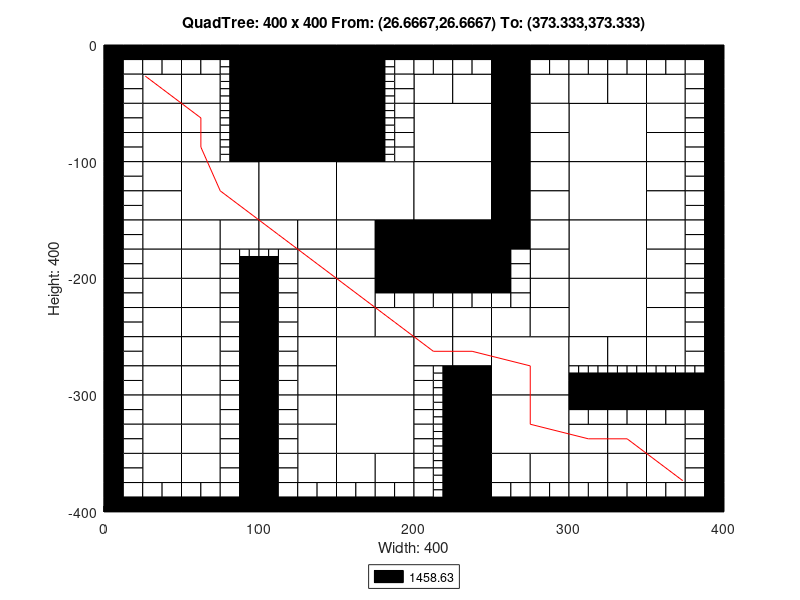

Here is the MATLAB script that generated this plot:
axis([0 400 -400 0]);
title('QuadTree: 400 x 400 From: (26.6667,26.6667) To: (373.333,373.333)');
xlabel('Width: 400');
ylabel('Height: 400');
rectangle('Position',[100 -50 50 50], 'FaceColor',[0 0 0]);
rectangle('Position',[100 -100 50 50], 'FaceColor',[0 0 0]);
rectangle('Position',[50 -150 50 50], 'FaceColor',[1 1 1]);
rectangle('Position',[100 -150 50 50], 'FaceColor',[1 1 1]);
rectangle('Position',[150 -150 50 50], 'FaceColor',[1 1 1]);
rectangle('Position',[200 -100 50 50], 'FaceColor',[1 1 1]);
rectangle('Position',[300 -100 50 50], 'FaceColor',[1 1 1]);
rectangle('Position',[200 -150 50 50], 'FaceColor',[1 1 1]);
rectangle('Position',[200 -200 50 50], 'FaceColor',[0 0 0]);
rectangle('Position',[300 -150 50 50], 'FaceColor',[1 1 1]);
rectangle('Position',[300 -200 50 50], 'FaceColor',[1 1 1]);
rectangle('Position',[150 -300 50 50], 'FaceColor',[1 1 1]);
rectangle('Position',[150 -350 50 50], 'FaceColor',[1 1 1]);
rectangle('Position',[250 -300 50 50], 'FaceColor',[1 1 1]);
rectangle('Position',[300 -250 50 50], 'FaceColor',[1 1 1]);
rectangle('Position',[250 -350 50 50], 'FaceColor',[1 1 1]);
rectangle('Position',[25 -50 25 25], 'FaceColor',[1 1 1]);
rectangle('Position',[50 -50 25 25], 'FaceColor',[1 1 1]);
rectangle('Position',[25 -75 25 25], 'FaceColor',[1 1 1]);
rectangle('Position',[25 -100 25 25], 'FaceColor',[1 1 1]);
rectangle('Position',[50 -75 25 25], 'FaceColor',[1 1 1]);
rectangle('Position',[50 -100 25 25], 'FaceColor',[1 1 1]);
rectangle('Position',[150 -25 25 25], 'FaceColor',[0 0 0]);
rectangle('Position',[150 -50 25 25], 'FaceColor',[0 0 0]);
rectangle('Position',[150 -75 25 25], 'FaceColor',[0 0 0]);
rectangle('Position',[150 -100 25 25], 'FaceColor',[0 0 0]);
rectangle('Position',[25 -125 25 25], 'FaceColor',[1 1 1]);
rectangle('Position',[25 -150 25 25], 'FaceColor',[1 1 1]);
rectangle('Position',[25 -175 25 25], 'FaceColor',[1 1 1]);
rectangle('Position',[25 -200 25 25], 'FaceColor',[1 1 1]);
rectangle('Position',[50 -175 25 25], 'FaceColor',[1 1 1]);
rectangle('Position',[75 -175 25 25], 'FaceColor',[1 1 1]);
rectangle('Position',[50 -200 25 25], 'FaceColor',[1 1 1]);
rectangle('Position',[100 -175 25 25], 'FaceColor',[1 1 1]);
rectangle('Position',[125 -175 25 25], 'FaceColor',[1 1 1]);
rectangle('Position',[125 -200 25 25], 'FaceColor',[1 1 1]);
rectangle('Position',[150 -175 25 25], 'FaceColor',[1 1 1]);
rectangle('Position',[175 -175 25 25], 'FaceColor',[0 0 0]);
rectangle('Position',[150 -200 25 25], 'FaceColor',[1 1 1]);
rectangle('Position',[175 -200 25 25], 'FaceColor',[0 0 0]);
rectangle('Position',[200 -50 25 25], 'FaceColor',[1 1 1]);
rectangle('Position',[225 -50 25 25], 'FaceColor',[1 1 1]);
rectangle('Position',[250 -25 25 25], 'FaceColor',[0 0 0]);
rectangle('Position',[250 -50 25 25], 'FaceColor',[0 0 0]);
rectangle('Position',[275 -50 25 25], 'FaceColor',[1 1 1]);
rectangle('Position',[250 -75 25 25], 'FaceColor',[0 0 0]);
rectangle('Position',[275 -75 25 25], 'FaceColor',[1 1 1]);
rectangle('Position',[250 -100 25 25], 'FaceColor',[0 0 0]);
rectangle('Position',[275 -100 25 25], 'FaceColor',[1 1 1]);
rectangle('Position',[300 -50 25 25], 'FaceColor',[1 1 1]);
rectangle('Position',[325 -50 25 25], 'FaceColor',[1 1 1]);
rectangle('Position',[350 -50 25 25], 'FaceColor',[1 1 1]);
rectangle('Position',[350 -75 25 25], 'FaceColor',[1 1 1]);
rectangle('Position',[350 -100 25 25], 'FaceColor',[1 1 1]);
rectangle('Position',[250 -125 25 25], 'FaceColor',[0 0 0]);
rectangle('Position',[275 -125 25 25], 'FaceColor',[1 1 1]);
rectangle('Position',[250 -150 25 25], 'FaceColor',[0 0 0]);
rectangle('Position',[275 -150 25 25], 'FaceColor',[1 1 1]);
rectangle('Position',[250 -175 25 25], 'FaceColor',[0 0 0]);
rectangle('Position',[275 -175 25 25], 'FaceColor',[1 1 1]);
rectangle('Position',[275 -200 25 25], 'FaceColor',[1 1 1]);
rectangle('Position',[350 -125 25 25], 'FaceColor',[1 1 1]);
rectangle('Position',[350 -150 25 25], 'FaceColor',[1 1 1]);
rectangle('Position',[350 -175 25 25], 'FaceColor',[1 1 1]);
rectangle('Position',[350 -200 25 25], 'FaceColor',[1 1 1]);
rectangle('Position',[25 -225 25 25], 'FaceColor',[1 1 1]);
rectangle('Position',[25 -250 25 25], 'FaceColor',[1 1 1]);
rectangle('Position',[50 -225 25 25], 'FaceColor',[1 1 1]);
rectangle('Position',[50 -250 25 25], 'FaceColor',[1 1 1]);
rectangle('Position',[25 -275 25 25], 'FaceColor',[1 1 1]);
rectangle('Position',[25 -300 25 25], 'FaceColor',[1 1 1]);
rectangle('Position',[50 -275 25 25], 'FaceColor',[1 1 1]);
rectangle('Position',[50 -300 25 25], 'FaceColor',[1 1 1]);
rectangle('Position',[125 -225 25 25], 'FaceColor',[1 1 1]);
rectangle('Position',[125 -250 25 25], 'FaceColor',[1 1 1]);
rectangle('Position',[150 -225 25 25], 'FaceColor',[1 1 1]);
rectangle('Position',[150 -250 25 25], 'FaceColor',[1 1 1]);
rectangle('Position',[175 -250 25 25], 'FaceColor',[1 1 1]);
rectangle('Position',[125 -275 25 25], 'FaceColor',[1 1 1]);
rectangle('Position',[125 -300 25 25], 'FaceColor',[1 1 1]);
rectangle('Position',[25 -325 25 25], 'FaceColor',[1 1 1]);
rectangle('Position',[25 -350 25 25], 'FaceColor',[1 1 1]);
rectangle('Position',[50 -325 25 25], 'FaceColor',[1 1 1]);
rectangle('Position',[50 -350 25 25], 'FaceColor',[1 1 1]);
rectangle('Position',[25 -375 25 25], 'FaceColor',[1 1 1]);
rectangle('Position',[50 -375 25 25], 'FaceColor',[1 1 1]);
rectangle('Position',[125 -325 25 25], 'FaceColor',[1 1 1]);
rectangle('Position',[125 -350 25 25], 'FaceColor',[1 1 1]);
rectangle('Position',[125 -375 25 25], 'FaceColor',[1 1 1]);
rectangle('Position',[150 -375 25 25], 'FaceColor',[1 1 1]);
rectangle('Position',[175 -375 25 25], 'FaceColor',[1 1 1]);
rectangle('Position',[200 -250 25 25], 'FaceColor',[1 1 1]);
rectangle('Position',[225 -250 25 25], 'FaceColor',[1 1 1]);
rectangle('Position',[275 -225 25 25], 'FaceColor',[1 1 1]);
rectangle('Position',[250 -250 25 25], 'FaceColor',[1 1 1]);
rectangle('Position',[275 -250 25 25], 'FaceColor',[1 1 1]);
rectangle('Position',[200 -275 25 25], 'FaceColor',[1 1 1]);
rectangle('Position',[225 -275 25 25], 'FaceColor',[1 1 1]);
rectangle('Position',[225 -300 25 25], 'FaceColor',[0 0 0]);
rectangle('Position',[350 -225 25 25], 'FaceColor',[1 1 1]);
rectangle('Position',[350 -250 25 25], 'FaceColor',[1 1 1]);
rectangle('Position',[300 -275 25 25], 'FaceColor',[1 1 1]);
rectangle('Position',[325 -275 25 25], 'FaceColor',[1 1 1]);
rectangle('Position',[350 -275 25 25], 'FaceColor',[1 1 1]);
rectangle('Position',[225 -325 25 25], 'FaceColor',[0 0 0]);
rectangle('Position',[225 -350 25 25], 'FaceColor',[0 0 0]);
rectangle('Position',[225 -375 25 25], 'FaceColor',[0 0 0]);
rectangle('Position',[225 -400 25 25], 'FaceColor',[0 0 0]);
rectangle('Position',[250 -375 25 25], 'FaceColor',[1 1 1]);
rectangle('Position',[275 -375 25 25], 'FaceColor',[1 1 1]);
rectangle('Position',[300 -350 25 25], 'FaceColor',[1 1 1]);
rectangle('Position',[325 -350 25 25], 'FaceColor',[1 1 1]);
rectangle('Position',[350 -350 25 25], 'FaceColor',[1 1 1]);
rectangle('Position',[300 -375 25 25], 'FaceColor',[1 1 1]);
rectangle('Position',[325 -375 25 25], 'FaceColor',[1 1 1]);
rectangle('Position',[350 -375 25 25], 'FaceColor',[1 1 1]);
rectangle('Position',[0 -12.5 12.5 12.5], 'FaceColor',[0 0 0]);
rectangle('Position',[12.5 -12.5 12.5 12.5], 'FaceColor',[0 0 0]);
rectangle('Position',[0 -25 12.5 12.5], 'FaceColor',[0 0 0]);
rectangle('Position',[12.5 -25 12.5 12.5], 'FaceColor',[1 1 1]);
rectangle('Position',[25 -12.5 12.5 12.5], 'FaceColor',[0 0 0]);
rectangle('Position',[37.5 -12.5 12.5 12.5], 'FaceColor',[0 0 0]);
rectangle('Position',[25 -25 12.5 12.5], 'FaceColor',[1 1 1]);
rectangle('Position',[37.5 -25 12.5 12.5], 'FaceColor',[1 1 1]);
rectangle('Position',[0 -37.5 12.5 12.5], 'FaceColor',[0 0 0]);
rectangle('Position',[12.5 -37.5 12.5 12.5], 'FaceColor',[1 1 1]);
rectangle('Position',[0 -50 12.5 12.5], 'FaceColor',[0 0 0]);
rectangle('Position',[12.5 -50 12.5 12.5], 'FaceColor',[1 1 1]);
rectangle('Position',[50 -12.5 12.5 12.5], 'FaceColor',[0 0 0]);
rectangle('Position',[62.5 -12.5 12.5 12.5], 'FaceColor',[0 0 0]);
rectangle('Position',[50 -25 12.5 12.5], 'FaceColor',[1 1 1]);
rectangle('Position',[62.5 -25 12.5 12.5], 'FaceColor',[1 1 1]);
rectangle('Position',[75 -12.5 12.5 12.5], 'FaceColor',[0 0 0]);
rectangle('Position',[87.5 -12.5 12.5 12.5], 'FaceColor',[0 0 0]);
rectangle('Position',[87.5 -25 12.5 12.5], 'FaceColor',[0 0 0]);
rectangle('Position',[87.5 -37.5 12.5 12.5], 'FaceColor',[0 0 0]);
rectangle('Position',[87.5 -50 12.5 12.5], 'FaceColor',[0 0 0]);
rectangle('Position',[0 -62.5 12.5 12.5], 'FaceColor',[0 0 0]);
rectangle('Position',[12.5 -62.5 12.5 12.5], 'FaceColor',[1 1 1]);
rectangle('Position',[0 -75 12.5 12.5], 'FaceColor',[0 0 0]);
rectangle('Position',[12.5 -75 12.5 12.5], 'FaceColor',[1 1 1]);
rectangle('Position',[0 -87.5 12.5 12.5], 'FaceColor',[0 0 0]);
rectangle('Position',[12.5 -87.5 12.5 12.5], 'FaceColor',[1 1 1]);
rectangle('Position',[0 -100 12.5 12.5], 'FaceColor',[0 0 0]);
rectangle('Position',[12.5 -100 12.5 12.5], 'FaceColor',[1 1 1]);
rectangle('Position',[87.5 -62.5 12.5 12.5], 'FaceColor',[0 0 0]);
rectangle('Position',[87.5 -75 12.5 12.5], 'FaceColor',[0 0 0]);
rectangle('Position',[87.5 -87.5 12.5 12.5], 'FaceColor',[0 0 0]);
rectangle('Position',[87.5 -100 12.5 12.5], 'FaceColor',[0 0 0]);
rectangle('Position',[175 -12.5 12.5 12.5], 'FaceColor',[0 0 0]);
rectangle('Position',[187.5 -12.5 12.5 12.5], 'FaceColor',[0 0 0]);
rectangle('Position',[187.5 -25 12.5 12.5], 'FaceColor',[1 1 1]);
rectangle('Position',[187.5 -37.5 12.5 12.5], 'FaceColor',[1 1 1]);
rectangle('Position',[187.5 -50 12.5 12.5], 'FaceColor',[1 1 1]);
rectangle('Position',[187.5 -62.5 12.5 12.5], 'FaceColor',[1 1 1]);
rectangle('Position',[187.5 -75 12.5 12.5], 'FaceColor',[1 1 1]);
rectangle('Position',[187.5 -87.5 12.5 12.5], 'FaceColor',[1 1 1]);
rectangle('Position',[187.5 -100 12.5 12.5], 'FaceColor',[1 1 1]);
rectangle('Position',[0 -112.5 12.5 12.5], 'FaceColor',[0 0 0]);
rectangle('Position',[12.5 -112.5 12.5 12.5], 'FaceColor',[1 1 1]);
rectangle('Position',[0 -125 12.5 12.5], 'FaceColor',[0 0 0]);
rectangle('Position',[12.5 -125 12.5 12.5], 'FaceColor',[1 1 1]);
rectangle('Position',[0 -137.5 12.5 12.5], 'FaceColor',[0 0 0]);
rectangle('Position',[12.5 -137.5 12.5 12.5], 'FaceColor',[1 1 1]);
rectangle('Position',[0 -150 12.5 12.5], 'FaceColor',[0 0 0]);
rectangle('Position',[12.5 -150 12.5 12.5], 'FaceColor',[1 1 1]);
rectangle('Position',[0 -162.5 12.5 12.5], 'FaceColor',[0 0 0]);
rectangle('Position',[12.5 -162.5 12.5 12.5], 'FaceColor',[1 1 1]);
rectangle('Position',[0 -175 12.5 12.5], 'FaceColor',[0 0 0]);
rectangle('Position',[12.5 -175 12.5 12.5], 'FaceColor',[1 1 1]);
rectangle('Position',[0 -187.5 12.5 12.5], 'FaceColor',[0 0 0]);
rectangle('Position',[12.5 -187.5 12.5 12.5], 'FaceColor',[1 1 1]);
rectangle('Position',[0 -200 12.5 12.5], 'FaceColor',[0 0 0]);
rectangle('Position',[12.5 -200 12.5 12.5], 'FaceColor',[1 1 1]);
rectangle('Position',[75 -187.5 12.5 12.5], 'FaceColor',[1 1 1]);
rectangle('Position',[75 -200 12.5 12.5], 'FaceColor',[1 1 1]);
rectangle('Position',[87.5 -200 12.5 12.5], 'FaceColor',[0 0 0]);
rectangle('Position',[112.5 -187.5 12.5 12.5], 'FaceColor',[1 1 1]);
rectangle('Position',[100 -200 12.5 12.5], 'FaceColor',[0 0 0]);
rectangle('Position',[112.5 -200 12.5 12.5], 'FaceColor',[1 1 1]);
rectangle('Position',[200 -12.5 12.5 12.5], 'FaceColor',[0 0 0]);
rectangle('Position',[212.5 -12.5 12.5 12.5], 'FaceColor',[0 0 0]);
rectangle('Position',[200 -25 12.5 12.5], 'FaceColor',[1 1 1]);
rectangle('Position',[212.5 -25 12.5 12.5], 'FaceColor',[1 1 1]);
rectangle('Position',[225 -12.5 12.5 12.5], 'FaceColor',[0 0 0]);
rectangle('Position',[237.5 -12.5 12.5 12.5], 'FaceColor',[0 0 0]);
rectangle('Position',[225 -25 12.5 12.5], 'FaceColor',[1 1 1]);
rectangle('Position',[237.5 -25 12.5 12.5], 'FaceColor',[1 1 1]);
rectangle('Position',[275 -12.5 12.5 12.5], 'FaceColor',[0 0 0]);
rectangle('Position',[287.5 -12.5 12.5 12.5], 'FaceColor',[0 0 0]);
rectangle('Position',[275 -25 12.5 12.5], 'FaceColor',[1 1 1]);
rectangle('Position',[287.5 -25 12.5 12.5], 'FaceColor',[1 1 1]);
rectangle('Position',[300 -12.5 12.5 12.5], 'FaceColor',[0 0 0]);
rectangle('Position',[312.5 -12.5 12.5 12.5], 'FaceColor',[0 0 0]);
rectangle('Position',[300 -25 12.5 12.5], 'FaceColor',[1 1 1]);
rectangle('Position',[312.5 -25 12.5 12.5], 'FaceColor',[1 1 1]);
rectangle('Position',[325 -12.5 12.5 12.5], 'FaceColor',[0 0 0]);
rectangle('Position',[337.5 -12.5 12.5 12.5], 'FaceColor',[0 0 0]);
rectangle('Position',[325 -25 12.5 12.5], 'FaceColor',[1 1 1]);
rectangle('Position',[337.5 -25 12.5 12.5], 'FaceColor',[1 1 1]);
rectangle('Position',[350 -12.5 12.5 12.5], 'FaceColor',[0 0 0]);
rectangle('Position',[362.5 -12.5 12.5 12.5], 'FaceColor',[0 0 0]);
rectangle('Position',[350 -25 12.5 12.5], 'FaceColor',[1 1 1]);
rectangle('Position',[362.5 -25 12.5 12.5], 'FaceColor',[1 1 1]);
rectangle('Position',[375 -12.5 12.5 12.5], 'FaceColor',[0 0 0]);
rectangle('Position',[387.5 -12.5 12.5 12.5], 'FaceColor',[0 0 0]);
rectangle('Position',[375 -25 12.5 12.5], 'FaceColor',[1 1 1]);
rectangle('Position',[387.5 -25 12.5 12.5], 'FaceColor',[0 0 0]);
rectangle('Position',[375 -37.5 12.5 12.5], 'FaceColor',[1 1 1]);
rectangle('Position',[387.5 -37.5 12.5 12.5], 'FaceColor',[0 0 0]);
rectangle('Position',[375 -50 12.5 12.5], 'FaceColor',[1 1 1]);
rectangle('Position',[387.5 -50 12.5 12.5], 'FaceColor',[0 0 0]);
rectangle('Position',[375 -62.5 12.5 12.5], 'FaceColor',[1 1 1]);
rectangle('Position',[387.5 -62.5 12.5 12.5], 'FaceColor',[0 0 0]);
rectangle('Position',[375 -75 12.5 12.5], 'FaceColor',[1 1 1]);
rectangle('Position',[387.5 -75 12.5 12.5], 'FaceColor',[0 0 0]);
rectangle('Position',[375 -87.5 12.5 12.5], 'FaceColor',[1 1 1]);
rectangle('Position',[387.5 -87.5 12.5 12.5], 'FaceColor',[0 0 0]);
rectangle('Position',[375 -100 12.5 12.5], 'FaceColor',[1 1 1]);
rectangle('Position',[387.5 -100 12.5 12.5], 'FaceColor',[0 0 0]);
rectangle('Position',[250 -187.5 12.5 12.5], 'FaceColor',[0 0 0]);
rectangle('Position',[262.5 -187.5 12.5 12.5], 'FaceColor',[1 1 1]);
rectangle('Position',[250 -200 12.5 12.5], 'FaceColor',[0 0 0]);
rectangle('Position',[262.5 -200 12.5 12.5], 'FaceColor',[1 1 1]);
rectangle('Position',[375 -112.5 12.5 12.5], 'FaceColor',[1 1 1]);
rectangle('Position',[387.5 -112.5 12.5 12.5], 'FaceColor',[0 0 0]);
rectangle('Position',[375 -125 12.5 12.5], 'FaceColor',[1 1 1]);
rectangle('Position',[387.5 -125 12.5 12.5], 'FaceColor',[0 0 0]);
rectangle('Position',[375 -137.5 12.5 12.5], 'FaceColor',[1 1 1]);
rectangle('Position',[387.5 -137.5 12.5 12.5], 'FaceColor',[0 0 0]);
rectangle('Position',[375 -150 12.5 12.5], 'FaceColor',[1 1 1]);
rectangle('Position',[387.5 -150 12.5 12.5], 'FaceColor',[0 0 0]);
rectangle('Position',[375 -162.5 12.5 12.5], 'FaceColor',[1 1 1]);
rectangle('Position',[387.5 -162.5 12.5 12.5], 'FaceColor',[0 0 0]);
rectangle('Position',[375 -175 12.5 12.5], 'FaceColor',[1 1 1]);
rectangle('Position',[387.5 -175 12.5 12.5], 'FaceColor',[0 0 0]);
rectangle('Position',[375 -187.5 12.5 12.5], 'FaceColor',[1 1 1]);
rectangle('Position',[387.5 -187.5 12.5 12.5], 'FaceColor',[0 0 0]);
rectangle('Position',[375 -200 12.5 12.5], 'FaceColor',[1 1 1]);
rectangle('Position',[387.5 -200 12.5 12.5], 'FaceColor',[0 0 0]);
rectangle('Position',[0 -212.5 12.5 12.5], 'FaceColor',[0 0 0]);
rectangle('Position',[12.5 -212.5 12.5 12.5], 'FaceColor',[1 1 1]);
rectangle('Position',[0 -225 12.5 12.5], 'FaceColor',[0 0 0]);
rectangle('Position',[12.5 -225 12.5 12.5], 'FaceColor',[1 1 1]);
rectangle('Position',[0 -237.5 12.5 12.5], 'FaceColor',[0 0 0]);
rectangle('Position',[12.5 -237.5 12.5 12.5], 'FaceColor',[1 1 1]);
rectangle('Position',[0 -250 12.5 12.5], 'FaceColor',[0 0 0]);
rectangle('Position',[12.5 -250 12.5 12.5], 'FaceColor',[1 1 1]);
rectangle('Position',[75 -212.5 12.5 12.5], 'FaceColor',[1 1 1]);
rectangle('Position',[87.5 -212.5 12.5 12.5], 'FaceColor',[0 0 0]);
rectangle('Position',[75 -225 12.5 12.5], 'FaceColor',[1 1 1]);
rectangle('Position',[87.5 -225 12.5 12.5], 'FaceColor',[0 0 0]);
rectangle('Position',[75 -237.5 12.5 12.5], 'FaceColor',[1 1 1]);
rectangle('Position',[87.5 -237.5 12.5 12.5], 'FaceColor',[0 0 0]);
rectangle('Position',[75 -250 12.5 12.5], 'FaceColor',[1 1 1]);
rectangle('Position',[87.5 -250 12.5 12.5], 'FaceColor',[0 0 0]);
rectangle('Position',[0 -262.5 12.5 12.5], 'FaceColor',[0 0 0]);
rectangle('Position',[12.5 -262.5 12.5 12.5], 'FaceColor',[1 1 1]);
rectangle('Position',[0 -275 12.5 12.5], 'FaceColor',[0 0 0]);
rectangle('Position',[12.5 -275 12.5 12.5], 'FaceColor',[1 1 1]);
rectangle('Position',[0 -287.5 12.5 12.5], 'FaceColor',[0 0 0]);
rectangle('Position',[12.5 -287.5 12.5 12.5], 'FaceColor',[1 1 1]);
rectangle('Position',[0 -300 12.5 12.5], 'FaceColor',[0 0 0]);
rectangle('Position',[12.5 -300 12.5 12.5], 'FaceColor',[1 1 1]);
rectangle('Position',[75 -262.5 12.5 12.5], 'FaceColor',[1 1 1]);
rectangle('Position',[87.5 -262.5 12.5 12.5], 'FaceColor',[0 0 0]);
rectangle('Position',[75 -275 12.5 12.5], 'FaceColor',[1 1 1]);
rectangle('Position',[87.5 -275 12.5 12.5], 'FaceColor',[0 0 0]);
rectangle('Position',[75 -287.5 12.5 12.5], 'FaceColor',[1 1 1]);
rectangle('Position',[87.5 -287.5 12.5 12.5], 'FaceColor',[0 0 0]);
rectangle('Position',[75 -300 12.5 12.5], 'FaceColor',[1 1 1]);
rectangle('Position',[87.5 -300 12.5 12.5], 'FaceColor',[0 0 0]);
rectangle('Position',[100 -212.5 12.5 12.5], 'FaceColor',[0 0 0]);
rectangle('Position',[112.5 -212.5 12.5 12.5], 'FaceColor',[1 1 1]);
rectangle('Position',[100 -225 12.5 12.5], 'FaceColor',[0 0 0]);
rectangle('Position',[112.5 -225 12.5 12.5], 'FaceColor',[1 1 1]);
rectangle('Position',[100 -237.5 12.5 12.5], 'FaceColor',[0 0 0]);
rectangle('Position',[112.5 -237.5 12.5 12.5], 'FaceColor',[1 1 1]);
rectangle('Position',[100 -250 12.5 12.5], 'FaceColor',[0 0 0]);
rectangle('Position',[112.5 -250 12.5 12.5], 'FaceColor',[1 1 1]);
rectangle('Position',[175 -212.5 12.5 12.5], 'FaceColor',[0 0 0]);
rectangle('Position',[187.5 -212.5 12.5 12.5], 'FaceColor',[0 0 0]);
rectangle('Position',[175 -225 12.5 12.5], 'FaceColor',[1 1 1]);
rectangle('Position',[187.5 -225 12.5 12.5], 'FaceColor',[1 1 1]);
rectangle('Position',[100 -262.5 12.5 12.5], 'FaceColor',[0 0 0]);
rectangle('Position',[112.5 -262.5 12.5 12.5], 'FaceColor',[1 1 1]);
rectangle('Position',[100 -275 12.5 12.5], 'FaceColor',[0 0 0]);
rectangle('Position',[112.5 -275 12.5 12.5], 'FaceColor',[1 1 1]);
rectangle('Position',[100 -287.5 12.5 12.5], 'FaceColor',[0 0 0]);
rectangle('Position',[112.5 -287.5 12.5 12.5], 'FaceColor',[1 1 1]);
rectangle('Position',[100 -300 12.5 12.5], 'FaceColor',[0 0 0]);
rectangle('Position',[112.5 -300 12.5 12.5], 'FaceColor',[1 1 1]);
rectangle('Position',[0 -312.5 12.5 12.5], 'FaceColor',[0 0 0]);
rectangle('Position',[12.5 -312.5 12.5 12.5], 'FaceColor',[1 1 1]);
rectangle('Position',[0 -325 12.5 12.5], 'FaceColor',[0 0 0]);
rectangle('Position',[12.5 -325 12.5 12.5], 'FaceColor',[1 1 1]);
rectangle('Position',[0 -337.5 12.5 12.5], 'FaceColor',[0 0 0]);
rectangle('Position',[12.5 -337.5 12.5 12.5], 'FaceColor',[1 1 1]);
rectangle('Position',[0 -350 12.5 12.5], 'FaceColor',[0 0 0]);
rectangle('Position',[12.5 -350 12.5 12.5], 'FaceColor',[1 1 1]);
rectangle('Position',[75 -312.5 12.5 12.5], 'FaceColor',[1 1 1]);
rectangle('Position',[87.5 -312.5 12.5 12.5], 'FaceColor',[0 0 0]);
rectangle('Position',[75 -325 12.5 12.5], 'FaceColor',[1 1 1]);
rectangle('Position',[87.5 -325 12.5 12.5], 'FaceColor',[0 0 0]);
rectangle('Position',[75 -337.5 12.5 12.5], 'FaceColor',[1 1 1]);
rectangle('Position',[87.5 -337.5 12.5 12.5], 'FaceColor',[0 0 0]);
rectangle('Position',[75 -350 12.5 12.5], 'FaceColor',[1 1 1]);
rectangle('Position',[87.5 -350 12.5 12.5], 'FaceColor',[0 0 0]);
rectangle('Position',[0 -362.5 12.5 12.5], 'FaceColor',[0 0 0]);
rectangle('Position',[12.5 -362.5 12.5 12.5], 'FaceColor',[1 1 1]);
rectangle('Position',[0 -375 12.5 12.5], 'FaceColor',[0 0 0]);
rectangle('Position',[12.5 -375 12.5 12.5], 'FaceColor',[1 1 1]);
rectangle('Position',[0 -387.5 12.5 12.5], 'FaceColor',[0 0 0]);
rectangle('Position',[12.5 -387.5 12.5 12.5], 'FaceColor',[1 1 1]);
rectangle('Position',[0 -400 12.5 12.5], 'FaceColor',[0 0 0]);
rectangle('Position',[12.5 -400 12.5 12.5], 'FaceColor',[0 0 0]);
rectangle('Position',[25 -387.5 12.5 12.5], 'FaceColor',[1 1 1]);
rectangle('Position',[37.5 -387.5 12.5 12.5], 'FaceColor',[1 1 1]);
rectangle('Position',[25 -400 12.5 12.5], 'FaceColor',[0 0 0]);
rectangle('Position',[37.5 -400 12.5 12.5], 'FaceColor',[0 0 0]);
rectangle('Position',[75 -362.5 12.5 12.5], 'FaceColor',[1 1 1]);
rectangle('Position',[87.5 -362.5 12.5 12.5], 'FaceColor',[0 0 0]);
rectangle('Position',[75 -375 12.5 12.5], 'FaceColor',[1 1 1]);
rectangle('Position',[87.5 -375 12.5 12.5], 'FaceColor',[0 0 0]);
rectangle('Position',[50 -387.5 12.5 12.5], 'FaceColor',[1 1 1]);
rectangle('Position',[62.5 -387.5 12.5 12.5], 'FaceColor',[1 1 1]);
rectangle('Position',[50 -400 12.5 12.5], 'FaceColor',[0 0 0]);
rectangle('Position',[62.5 -400 12.5 12.5], 'FaceColor',[0 0 0]);
rectangle('Position',[75 -387.5 12.5 12.5], 'FaceColor',[1 1 1]);
rectangle('Position',[87.5 -387.5 12.5 12.5], 'FaceColor',[0 0 0]);
rectangle('Position',[75 -400 12.5 12.5], 'FaceColor',[0 0 0]);
rectangle('Position',[87.5 -400 12.5 12.5], 'FaceColor',[0 0 0]);
rectangle('Position',[100 -312.5 12.5 12.5], 'FaceColor',[0 0 0]);
rectangle('Position',[112.5 -312.5 12.5 12.5], 'FaceColor',[1 1 1]);
rectangle('Position',[100 -325 12.5 12.5], 'FaceColor',[0 0 0]);
rectangle('Position',[112.5 -325 12.5 12.5], 'FaceColor',[1 1 1]);
rectangle('Position',[100 -337.5 12.5 12.5], 'FaceColor',[0 0 0]);
rectangle('Position',[112.5 -337.5 12.5 12.5], 'FaceColor',[1 1 1]);
rectangle('Position',[100 -350 12.5 12.5], 'FaceColor',[0 0 0]);
rectangle('Position',[112.5 -350 12.5 12.5], 'FaceColor',[1 1 1]);
rectangle('Position',[100 -362.5 12.5 12.5], 'FaceColor',[0 0 0]);
rectangle('Position',[112.5 -362.5 12.5 12.5], 'FaceColor',[1 1 1]);
rectangle('Position',[100 -375 12.5 12.5], 'FaceColor',[0 0 0]);
rectangle('Position',[112.5 -375 12.5 12.5], 'FaceColor',[1 1 1]);
rectangle('Position',[100 -387.5 12.5 12.5], 'FaceColor',[0 0 0]);
rectangle('Position',[112.5 -387.5 12.5 12.5], 'FaceColor',[1 1 1]);
rectangle('Position',[100 -400 12.5 12.5], 'FaceColor',[0 0 0]);
rectangle('Position',[112.5 -400 12.5 12.5], 'FaceColor',[0 0 0]);
rectangle('Position',[125 -387.5 12.5 12.5], 'FaceColor',[1 1 1]);
rectangle('Position',[137.5 -387.5 12.5 12.5], 'FaceColor',[1 1 1]);
rectangle('Position',[125 -400 12.5 12.5], 'FaceColor',[0 0 0]);
rectangle('Position',[137.5 -400 12.5 12.5], 'FaceColor',[0 0 0]);
rectangle('Position',[150 -387.5 12.5 12.5], 'FaceColor',[1 1 1]);
rectangle('Position',[162.5 -387.5 12.5 12.5], 'FaceColor',[1 1 1]);
rectangle('Position',[150 -400 12.5 12.5], 'FaceColor',[0 0 0]);
rectangle('Position',[162.5 -400 12.5 12.5], 'FaceColor',[0 0 0]);
rectangle('Position',[175 -387.5 12.5 12.5], 'FaceColor',[1 1 1]);
rectangle('Position',[187.5 -387.5 12.5 12.5], 'FaceColor',[1 1 1]);
rectangle('Position',[175 -400 12.5 12.5], 'FaceColor',[0 0 0]);
rectangle('Position',[187.5 -400 12.5 12.5], 'FaceColor',[0 0 0]);
rectangle('Position',[200 -212.5 12.5 12.5], 'FaceColor',[0 0 0]);
rectangle('Position',[212.5 -212.5 12.5 12.5], 'FaceColor',[0 0 0]);
rectangle('Position',[200 -225 12.5 12.5], 'FaceColor',[1 1 1]);
rectangle('Position',[212.5 -225 12.5 12.5], 'FaceColor',[1 1 1]);
rectangle('Position',[225 -212.5 12.5 12.5], 'FaceColor',[0 0 0]);
rectangle('Position',[237.5 -212.5 12.5 12.5], 'FaceColor',[0 0 0]);
rectangle('Position',[225 -225 12.5 12.5], 'FaceColor',[1 1 1]);
rectangle('Position',[237.5 -225 12.5 12.5], 'FaceColor',[1 1 1]);
rectangle('Position',[250 -212.5 12.5 12.5], 'FaceColor',[0 0 0]);
rectangle('Position',[262.5 -212.5 12.5 12.5], 'FaceColor',[1 1 1]);
rectangle('Position',[250 -225 12.5 12.5], 'FaceColor',[1 1 1]);
rectangle('Position',[262.5 -225 12.5 12.5], 'FaceColor',[1 1 1]);
rectangle('Position',[200 -287.5 12.5 12.5], 'FaceColor',[1 1 1]);
rectangle('Position',[200 -300 12.5 12.5], 'FaceColor',[1 1 1]);
rectangle('Position',[375 -212.5 12.5 12.5], 'FaceColor',[1 1 1]);
rectangle('Position',[387.5 -212.5 12.5 12.5], 'FaceColor',[0 0 0]);
rectangle('Position',[375 -225 12.5 12.5], 'FaceColor',[1 1 1]);
rectangle('Position',[387.5 -225 12.5 12.5], 'FaceColor',[0 0 0]);
rectangle('Position',[375 -237.5 12.5 12.5], 'FaceColor',[1 1 1]);
rectangle('Position',[387.5 -237.5 12.5 12.5], 'FaceColor',[0 0 0]);
rectangle('Position',[375 -250 12.5 12.5], 'FaceColor',[1 1 1]);
rectangle('Position',[387.5 -250 12.5 12.5], 'FaceColor',[0 0 0]);
rectangle('Position',[300 -300 12.5 12.5], 'FaceColor',[0 0 0]);
rectangle('Position',[312.5 -300 12.5 12.5], 'FaceColor',[0 0 0]);
rectangle('Position',[325 -300 12.5 12.5], 'FaceColor',[0 0 0]);
rectangle('Position',[337.5 -300 12.5 12.5], 'FaceColor',[0 0 0]);
rectangle('Position',[375 -262.5 12.5 12.5], 'FaceColor',[1 1 1]);
rectangle('Position',[387.5 -262.5 12.5 12.5], 'FaceColor',[0 0 0]);
rectangle('Position',[375 -275 12.5 12.5], 'FaceColor',[1 1 1]);
rectangle('Position',[387.5 -275 12.5 12.5], 'FaceColor',[0 0 0]);
rectangle('Position',[350 -300 12.5 12.5], 'FaceColor',[0 0 0]);
rectangle('Position',[362.5 -300 12.5 12.5], 'FaceColor',[0 0 0]);
rectangle('Position',[387.5 -287.5 12.5 12.5], 'FaceColor',[0 0 0]);
rectangle('Position',[375 -300 12.5 12.5], 'FaceColor',[0 0 0]);
rectangle('Position',[387.5 -300 12.5 12.5], 'FaceColor',[0 0 0]);
rectangle('Position',[200 -312.5 12.5 12.5], 'FaceColor',[1 1 1]);
rectangle('Position',[200 -325 12.5 12.5], 'FaceColor',[1 1 1]);
rectangle('Position',[200 -337.5 12.5 12.5], 'FaceColor',[1 1 1]);
rectangle('Position',[200 -350 12.5 12.5], 'FaceColor',[1 1 1]);
rectangle('Position',[200 -362.5 12.5 12.5], 'FaceColor',[1 1 1]);
rectangle('Position',[200 -375 12.5 12.5], 'FaceColor',[1 1 1]);
rectangle('Position',[200 -387.5 12.5 12.5], 'FaceColor',[1 1 1]);
rectangle('Position',[200 -400 12.5 12.5], 'FaceColor',[0 0 0]);
rectangle('Position',[212.5 -400 12.5 12.5], 'FaceColor',[0 0 0]);
rectangle('Position',[250 -387.5 12.5 12.5], 'FaceColor',[1 1 1]);
rectangle('Position',[262.5 -387.5 12.5 12.5], 'FaceColor',[1 1 1]);
rectangle('Position',[250 -400 12.5 12.5], 'FaceColor',[0 0 0]);
rectangle('Position',[262.5 -400 12.5 12.5], 'FaceColor',[0 0 0]);
rectangle('Position',[275 -387.5 12.5 12.5], 'FaceColor',[1 1 1]);
rectangle('Position',[287.5 -387.5 12.5 12.5], 'FaceColor',[1 1 1]);
rectangle('Position',[275 -400 12.5 12.5], 'FaceColor',[0 0 0]);
rectangle('Position',[287.5 -400 12.5 12.5], 'FaceColor',[0 0 0]);
rectangle('Position',[300 -312.5 12.5 12.5], 'FaceColor',[0 0 0]);
rectangle('Position',[312.5 -312.5 12.5 12.5], 'FaceColor',[0 0 0]);
rectangle('Position',[300 -325 12.5 12.5], 'FaceColor',[1 1 1]);
rectangle('Position',[312.5 -325 12.5 12.5], 'FaceColor',[1 1 1]);
rectangle('Position',[325 -312.5 12.5 12.5], 'FaceColor',[0 0 0]);
rectangle('Position',[337.5 -312.5 12.5 12.5], 'FaceColor',[0 0 0]);
rectangle('Position',[325 -325 12.5 12.5], 'FaceColor',[1 1 1]);
rectangle('Position',[337.5 -325 12.5 12.5], 'FaceColor',[1 1 1]);
rectangle('Position',[350 -312.5 12.5 12.5], 'FaceColor',[0 0 0]);
rectangle('Position',[362.5 -312.5 12.5 12.5], 'FaceColor',[0 0 0]);
rectangle('Position',[350 -325 12.5 12.5], 'FaceColor',[1 1 1]);
rectangle('Position',[362.5 -325 12.5 12.5], 'FaceColor',[1 1 1]);
rectangle('Position',[375 -312.5 12.5 12.5], 'FaceColor',[0 0 0]);
rectangle('Position',[387.5 -312.5 12.5 12.5], 'FaceColor',[0 0 0]);
rectangle('Position',[375 -325 12.5 12.5], 'FaceColor',[1 1 1]);
rectangle('Position',[387.5 -325 12.5 12.5], 'FaceColor',[0 0 0]);
rectangle('Position',[375 -337.5 12.5 12.5], 'FaceColor',[1 1 1]);
rectangle('Position',[387.5 -337.5 12.5 12.5], 'FaceColor',[0 0 0]);
rectangle('Position',[375 -350 12.5 12.5], 'FaceColor',[1 1 1]);
rectangle('Position',[387.5 -350 12.5 12.5], 'FaceColor',[0 0 0]);
rectangle('Position',[300 -387.5 12.5 12.5], 'FaceColor',[1 1 1]);
rectangle('Position',[312.5 -387.5 12.5 12.5], 'FaceColor',[1 1 1]);
rectangle('Position',[300 -400 12.5 12.5], 'FaceColor',[0 0 0]);
rectangle('Position',[312.5 -400 12.5 12.5], 'FaceColor',[0 0 0]);
rectangle('Position',[325 -387.5 12.5 12.5], 'FaceColor',[1 1 1]);
rectangle('Position',[337.5 -387.5 12.5 12.5], 'FaceColor',[1 1 1]);
rectangle('Position',[325 -400 12.5 12.5], 'FaceColor',[0 0 0]);
rectangle('Position',[337.5 -400 12.5 12.5], 'FaceColor',[0 0 0]);
rectangle('Position',[375 -362.5 12.5 12.5], 'FaceColor',[1 1 1]);
rectangle('Position',[387.5 -362.5 12.5 12.5], 'FaceColor',[0 0 0]);
rectangle('Position',[375 -375 12.5 12.5], 'FaceColor',[1 1 1]);
rectangle('Position',[387.5 -375 12.5 12.5], 'FaceColor',[0 0 0]);
rectangle('Position',[350 -387.5 12.5 12.5], 'FaceColor',[1 1 1]);
rectangle('Position',[362.5 -387.5 12.5 12.5], 'FaceColor',[1 1 1]);
rectangle('Position',[350 -400 12.5 12.5], 'FaceColor',[0 0 0]);
rectangle('Position',[362.5 -400 12.5 12.5], 'FaceColor',[0 0 0]);
rectangle('Position',[375 -387.5 12.5 12.5], 'FaceColor',[1 1 1]);
rectangle('Position',[387.5 -387.5 12.5 12.5], 'FaceColor',[0 0 0]);
rectangle('Position',[375 -400 12.5 12.5], 'FaceColor',[0 0 0]);
rectangle('Position',[387.5 -400 12.5 12.5], 'FaceColor',[0 0 0]);
rectangle('Position',[75 -18.75 6.25 6.25], 'FaceColor',[1 1 1]);
rectangle('Position',[81.25 -18.75 6.25 6.25], 'FaceColor',[0 0 0]);
rectangle('Position',[75 -25 6.25 6.25], 'FaceColor',[1 1 1]);
rectangle('Position',[81.25 -25 6.25 6.25], 'FaceColor',[0 0 0]);
rectangle('Position',[75 -31.25 6.25 6.25], 'FaceColor',[1 1 1]);
rectangle('Position',[81.25 -31.25 6.25 6.25], 'FaceColor',[0 0 0]);
rectangle('Position',[75 -37.5 6.25 6.25], 'FaceColor',[1 1 1]);
rectangle('Position',[81.25 -37.5 6.25 6.25], 'FaceColor',[0 0 0]);
rectangle('Position',[75 -43.75 6.25 6.25], 'FaceColor',[1 1 1]);
rectangle('Position',[81.25 -43.75 6.25 6.25], 'FaceColor',[0 0 0]);
rectangle('Position',[75 -50 6.25 6.25], 'FaceColor',[1 1 1]);
rectangle('Position',[81.25 -50 6.25 6.25], 'FaceColor',[0 0 0]);
rectangle('Position',[75 -56.25 6.25 6.25], 'FaceColor',[1 1 1]);
rectangle('Position',[81.25 -56.25 6.25 6.25], 'FaceColor',[0 0 0]);
rectangle('Position',[75 -62.5 6.25 6.25], 'FaceColor',[1 1 1]);
rectangle('Position',[81.25 -62.5 6.25 6.25], 'FaceColor',[0 0 0]);
rectangle('Position',[75 -68.75 6.25 6.25], 'FaceColor',[1 1 1]);
rectangle('Position',[81.25 -68.75 6.25 6.25], 'FaceColor',[0 0 0]);
rectangle('Position',[75 -75 6.25 6.25], 'FaceColor',[1 1 1]);
rectangle('Position',[81.25 -75 6.25 6.25], 'FaceColor',[0 0 0]);
rectangle('Position',[75 -81.25 6.25 6.25], 'FaceColor',[1 1 1]);
rectangle('Position',[81.25 -81.25 6.25 6.25], 'FaceColor',[0 0 0]);
rectangle('Position',[75 -87.5 6.25 6.25], 'FaceColor',[1 1 1]);
rectangle('Position',[81.25 -87.5 6.25 6.25], 'FaceColor',[0 0 0]);
rectangle('Position',[75 -93.75 6.25 6.25], 'FaceColor',[1 1 1]);
rectangle('Position',[81.25 -93.75 6.25 6.25], 'FaceColor',[0 0 0]);
rectangle('Position',[75 -100 6.25 6.25], 'FaceColor',[1 1 1]);
rectangle('Position',[81.25 -100 6.25 6.25], 'FaceColor',[0 0 0]);
rectangle('Position',[175 -18.75 6.25 6.25], 'FaceColor',[0 0 0]);
rectangle('Position',[181.25 -18.75 6.25 6.25], 'FaceColor',[1 1 1]);
rectangle('Position',[175 -25 6.25 6.25], 'FaceColor',[0 0 0]);
rectangle('Position',[181.25 -25 6.25 6.25], 'FaceColor',[1 1 1]);
rectangle('Position',[175 -31.25 6.25 6.25], 'FaceColor',[0 0 0]);
rectangle('Position',[181.25 -31.25 6.25 6.25], 'FaceColor',[1 1 1]);
rectangle('Position',[175 -37.5 6.25 6.25], 'FaceColor',[0 0 0]);
rectangle('Position',[181.25 -37.5 6.25 6.25], 'FaceColor',[1 1 1]);
rectangle('Position',[175 -43.75 6.25 6.25], 'FaceColor',[0 0 0]);
rectangle('Position',[181.25 -43.75 6.25 6.25], 'FaceColor',[1 1 1]);
rectangle('Position',[175 -50 6.25 6.25], 'FaceColor',[0 0 0]);
rectangle('Position',[181.25 -50 6.25 6.25], 'FaceColor',[1 1 1]);
rectangle('Position',[175 -56.25 6.25 6.25], 'FaceColor',[0 0 0]);
rectangle('Position',[181.25 -56.25 6.25 6.25], 'FaceColor',[1 1 1]);
rectangle('Position',[175 -62.5 6.25 6.25], 'FaceColor',[0 0 0]);
rectangle('Position',[181.25 -62.5 6.25 6.25], 'FaceColor',[1 1 1]);
rectangle('Position',[175 -68.75 6.25 6.25], 'FaceColor',[0 0 0]);
rectangle('Position',[181.25 -68.75 6.25 6.25], 'FaceColor',[1 1 1]);
rectangle('Position',[175 -75 6.25 6.25], 'FaceColor',[0 0 0]);
rectangle('Position',[181.25 -75 6.25 6.25], 'FaceColor',[1 1 1]);
rectangle('Position',[175 -81.25 6.25 6.25], 'FaceColor',[0 0 0]);
rectangle('Position',[181.25 -81.25 6.25 6.25], 'FaceColor',[1 1 1]);
rectangle('Position',[175 -87.5 6.25 6.25], 'FaceColor',[0 0 0]);
rectangle('Position',[181.25 -87.5 6.25 6.25], 'FaceColor',[1 1 1]);
rectangle('Position',[175 -93.75 6.25 6.25], 'FaceColor',[0 0 0]);
rectangle('Position',[181.25 -93.75 6.25 6.25], 'FaceColor',[1 1 1]);
rectangle('Position',[175 -100 6.25 6.25], 'FaceColor',[0 0 0]);
rectangle('Position',[181.25 -100 6.25 6.25], 'FaceColor',[1 1 1]);
rectangle('Position',[87.5 -181.25 6.25 6.25], 'FaceColor',[1 1 1]);
rectangle('Position',[93.75 -181.25 6.25 6.25], 'FaceColor',[1 1 1]);
rectangle('Position',[87.5 -187.5 6.25 6.25], 'FaceColor',[0 0 0]);
rectangle('Position',[93.75 -187.5 6.25 6.25], 'FaceColor',[0 0 0]);
rectangle('Position',[100 -181.25 6.25 6.25], 'FaceColor',[1 1 1]);
rectangle('Position',[106.25 -181.25 6.25 6.25], 'FaceColor',[1 1 1]);
rectangle('Position',[100 -187.5 6.25 6.25], 'FaceColor',[0 0 0]);
rectangle('Position',[106.25 -187.5 6.25 6.25], 'FaceColor',[0 0 0]);
rectangle('Position',[212.5 -281.25 6.25 6.25], 'FaceColor',[1 1 1]);
rectangle('Position',[218.75 -281.25 6.25 6.25], 'FaceColor',[0 0 0]);
rectangle('Position',[212.5 -287.5 6.25 6.25], 'FaceColor',[1 1 1]);
rectangle('Position',[218.75 -287.5 6.25 6.25], 'FaceColor',[0 0 0]);
rectangle('Position',[212.5 -293.75 6.25 6.25], 'FaceColor',[1 1 1]);
rectangle('Position',[218.75 -293.75 6.25 6.25], 'FaceColor',[0 0 0]);
rectangle('Position',[212.5 -300 6.25 6.25], 'FaceColor',[1 1 1]);
rectangle('Position',[218.75 -300 6.25 6.25], 'FaceColor',[0 0 0]);
rectangle('Position',[300 -281.25 6.25 6.25], 'FaceColor',[1 1 1]);
rectangle('Position',[306.25 -281.25 6.25 6.25], 'FaceColor',[1 1 1]);
rectangle('Position',[300 -287.5 6.25 6.25], 'FaceColor',[0 0 0]);
rectangle('Position',[306.25 -287.5 6.25 6.25], 'FaceColor',[0 0 0]);
rectangle('Position',[312.5 -281.25 6.25 6.25], 'FaceColor',[1 1 1]);
rectangle('Position',[318.75 -281.25 6.25 6.25], 'FaceColor',[1 1 1]);
rectangle('Position',[312.5 -287.5 6.25 6.25], 'FaceColor',[0 0 0]);
rectangle('Position',[318.75 -287.5 6.25 6.25], 'FaceColor',[0 0 0]);
rectangle('Position',[325 -281.25 6.25 6.25], 'FaceColor',[1 1 1]);
rectangle('Position',[331.25 -281.25 6.25 6.25], 'FaceColor',[1 1 1]);
rectangle('Position',[325 -287.5 6.25 6.25], 'FaceColor',[0 0 0]);
rectangle('Position',[331.25 -287.5 6.25 6.25], 'FaceColor',[0 0 0]);
rectangle('Position',[337.5 -281.25 6.25 6.25], 'FaceColor',[1 1 1]);
rectangle('Position',[343.75 -281.25 6.25 6.25], 'FaceColor',[1 1 1]);
rectangle('Position',[337.5 -287.5 6.25 6.25], 'FaceColor',[0 0 0]);
rectangle('Position',[343.75 -287.5 6.25 6.25], 'FaceColor',[0 0 0]);
rectangle('Position',[350 -281.25 6.25 6.25], 'FaceColor',[1 1 1]);
rectangle('Position',[356.25 -281.25 6.25 6.25], 'FaceColor',[1 1 1]);
rectangle('Position',[350 -287.5 6.25 6.25], 'FaceColor',[0 0 0]);
rectangle('Position',[356.25 -287.5 6.25 6.25], 'FaceColor',[0 0 0]);
rectangle('Position',[362.5 -281.25 6.25 6.25], 'FaceColor',[1 1 1]);
rectangle('Position',[368.75 -281.25 6.25 6.25], 'FaceColor',[1 1 1]);
rectangle('Position',[362.5 -287.5 6.25 6.25], 'FaceColor',[0 0 0]);
rectangle('Position',[368.75 -287.5 6.25 6.25], 'FaceColor',[0 0 0]);
rectangle('Position',[375 -281.25 6.25 6.25], 'FaceColor',[1 1 1]);
rectangle('Position',[381.25 -281.25 6.25 6.25], 'FaceColor',[1 1 1]);
rectangle('Position',[375 -287.5 6.25 6.25], 'FaceColor',[0 0 0]);
rectangle('Position',[381.25 -287.5 6.25 6.25], 'FaceColor',[0 0 0]);
rectangle('Position',[212.5 -306.25 6.25 6.25], 'FaceColor',[1 1 1]);
rectangle('Position',[218.75 -306.25 6.25 6.25], 'FaceColor',[0 0 0]);
rectangle('Position',[212.5 -312.5 6.25 6.25], 'FaceColor',[1 1 1]);
rectangle('Position',[218.75 -312.5 6.25 6.25], 'FaceColor',[0 0 0]);
rectangle('Position',[212.5 -318.75 6.25 6.25], 'FaceColor',[1 1 1]);
rectangle('Position',[218.75 -318.75 6.25 6.25], 'FaceColor',[0 0 0]);
rectangle('Position',[212.5 -325 6.25 6.25], 'FaceColor',[1 1 1]);
rectangle('Position',[218.75 -325 6.25 6.25], 'FaceColor',[0 0 0]);
rectangle('Position',[212.5 -331.25 6.25 6.25], 'FaceColor',[1 1 1]);
rectangle('Position',[218.75 -331.25 6.25 6.25], 'FaceColor',[0 0 0]);
rectangle('Position',[212.5 -337.5 6.25 6.25], 'FaceColor',[1 1 1]);
rectangle('Position',[218.75 -337.5 6.25 6.25], 'FaceColor',[0 0 0]);
rectangle('Position',[212.5 -343.75 6.25 6.25], 'FaceColor',[1 1 1]);
rectangle('Position',[218.75 -343.75 6.25 6.25], 'FaceColor',[0 0 0]);
rectangle('Position',[212.5 -350 6.25 6.25], 'FaceColor',[1 1 1]);
rectangle('Position',[218.75 -350 6.25 6.25], 'FaceColor',[0 0 0]);
rectangle('Position',[212.5 -356.25 6.25 6.25], 'FaceColor',[1 1 1]);
rectangle('Position',[218.75 -356.25 6.25 6.25], 'FaceColor',[0 0 0]);
rectangle('Position',[212.5 -362.5 6.25 6.25], 'FaceColor',[1 1 1]);
rectangle('Position',[218.75 -362.5 6.25 6.25], 'FaceColor',[0 0 0]);
rectangle('Position',[212.5 -368.75 6.25 6.25], 'FaceColor',[1 1 1]);
rectangle('Position',[218.75 -368.75 6.25 6.25], 'FaceColor',[0 0 0]);
rectangle('Position',[212.5 -375 6.25 6.25], 'FaceColor',[1 1 1]);
rectangle('Position',[218.75 -375 6.25 6.25], 'FaceColor',[0 0 0]);
rectangle('Position',[212.5 -381.25 6.25 6.25], 'FaceColor',[1 1 1]);
rectangle('Position',[218.75 -381.25 6.25 6.25], 'FaceColor',[0 0 0]);
rectangle('Position',[212.5 -387.5 6.25 6.25], 'FaceColor',[1 1 1]);
rectangle('Position',[218.75 -387.5 6.25 6.25], 'FaceColor',[0 0 0]);
X=[373.333,362.5,337.5,312.5,275,275,237.5,212.5,187.5,162.5,137.5,112.5,75,62.5,62.5,37.5,26.6667];
Y=[-373.333,-362.5,-337.5,-337.5,-325,-275,-262.5,-262.5,-237.5,-212.5,-187.5,-162.5,-125,-87.5,-62.5,-37.5,-26.6667];
hold on;
plot(X,Y,'r');
legend('1458.63','Location','southoutside');
